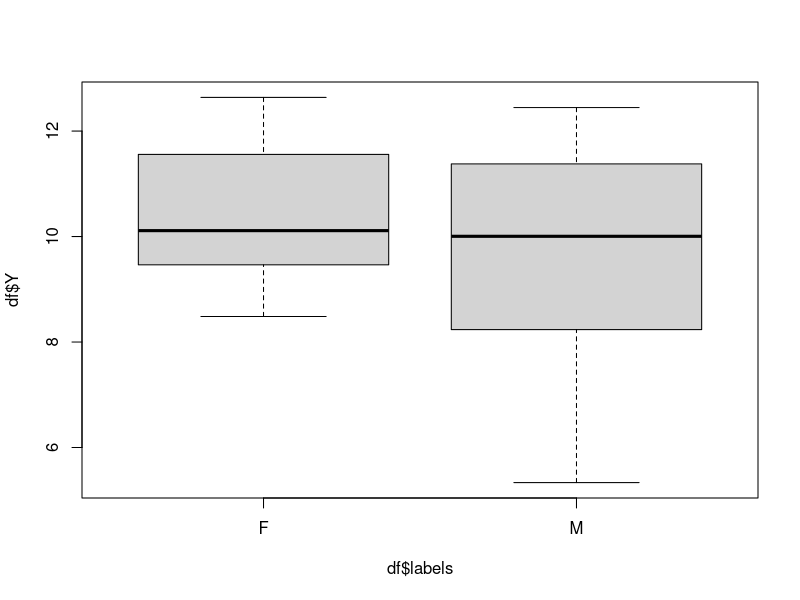

Recreate this plot in R.

## H0: mu = 5
## Ha: mu != 5

##test statistic t* = (Ybar - mu0)/(s / sqrt(n))

n <- 15
y <- rnorm(n, mean = 4, sd = 1)
y
#do these 15 number mean is different from 5

mu0 <- 5
ybar <- mean(y)
ybar

s <- sd(y)
s


t_star <- (ybar - mu0) / (s/sqrt(n))
t_star

pval <- 2 * pt(t_star, n-1)
pval

#with p-value < 0.05, I reject Ho. The mean is statistically different from 5




?t.test
t.test(y, mu = 5, conf.level = .90)

qt(0.95, n-1)
#Critical Value



#two samples: one group of men and one group of female
##Ho: mu_m = mu_f
##Ha: mu_m != mu_f

nM <- 16
nF <- 14

#simulating data
Y_M <- rnorm(nM, 10, 2)

Y_F <- rnorm(nF, 10, 1)


Y_M
Y_F

t.test(Y_M, Y_F)
## with p-value 0.5881, failed to reject Ho. I lack evidence to claim that MuF and MuM are statistically different.



##What if all responses are in the same vector?
Y <- c(Y_F, Y_M)
Y  

labels <- c(rep('F', nF), rep('M', nM))
labels


df <- data.frame(Y, labels)
df

t.test(Y ~ labels, data=df, mu = 0)  
  
  
  
boxplot(df$Y ~ df$labels)





##generate data for paired t-test  
## Paired t-test: Ho: mu_D = 0
##                Ha: mu_D != 0 

n_pairs <- 20
Y_pre <- rnorm(20, 165, 7)
y_post <- rnorm(20, 158, 5)

t.test(Y_pre, y_post, mu = 0, paired=T)
  ## With p-value < 0.05, we reject Ho. The mean weight 
  ## in the pregroup is statistically different from the mean from the Post group.
  
  









